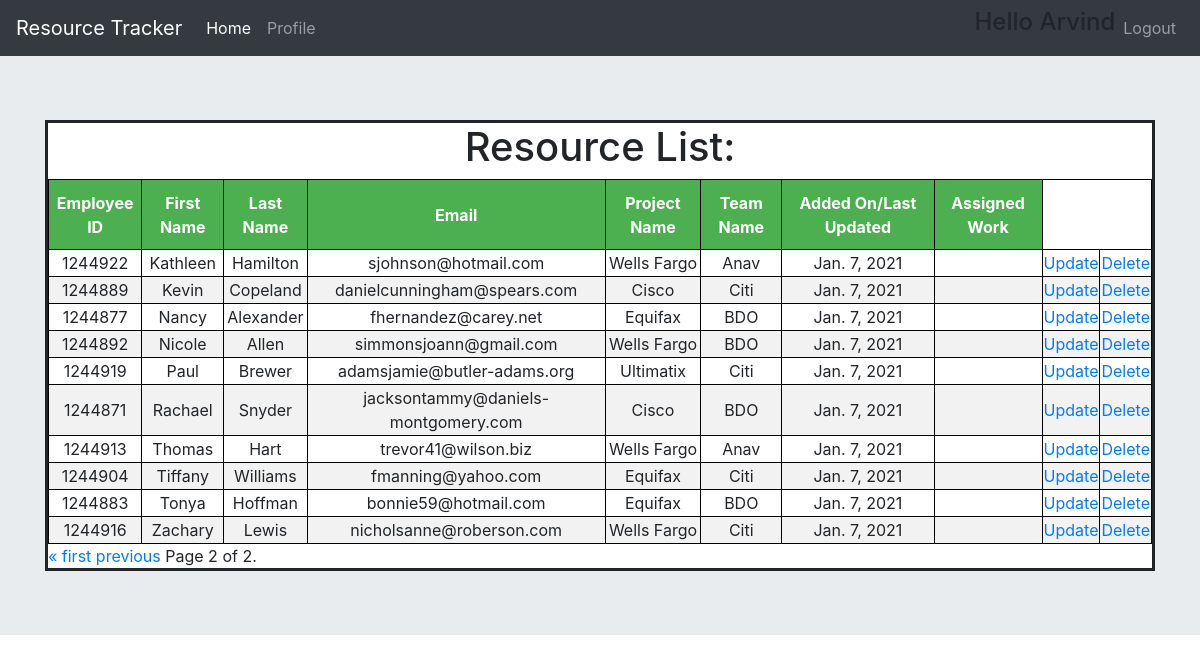
Page /resourcelist/?page=2 (signed in) on the earlier database version.
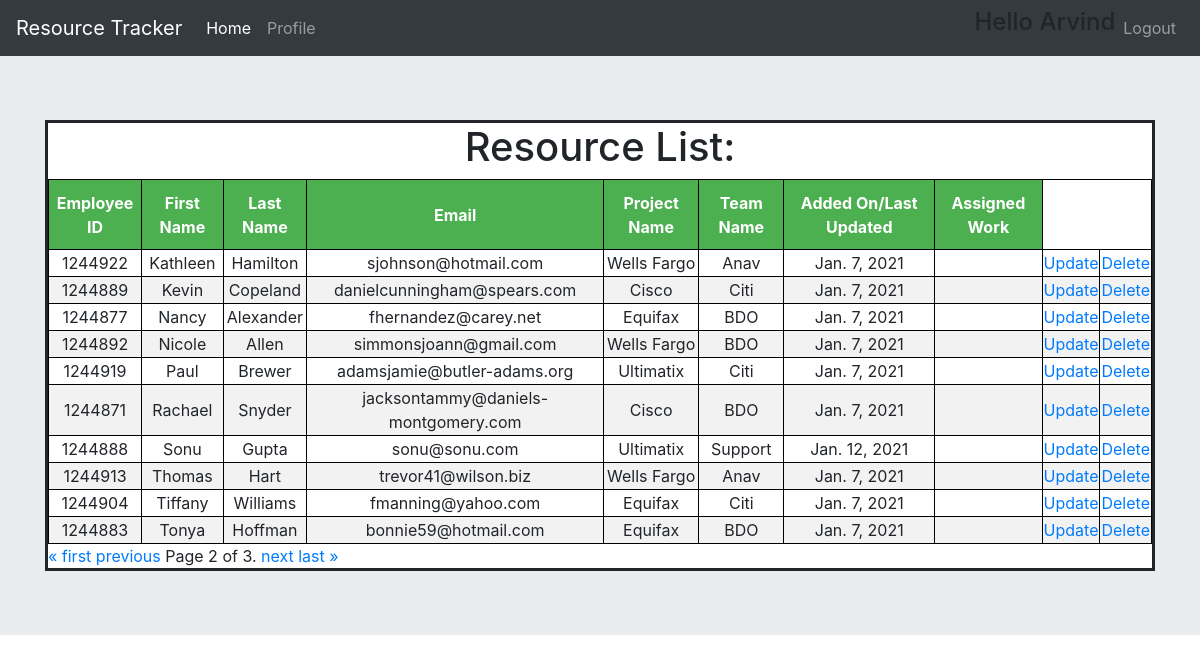
Same page on the later database version.
### resource/models.py (models this page shows, shortened)
class Resource(models.Model):
    first_name = models.CharField(max_length=50)
    last_name = models.CharField(max_length=50)
    employee_id = models.CharField(max_length=10)
    email_id = models.EmailField()
    project_name = models.CharField(max_length=30)
    team_name = models.CharField(max_length=30)
    added_on = models.DateField(auto_now=True)
    assigned_work = models.TextField(default='', null=True)

### resource/views.py (the view)
# urls.py: path('resourcelist/', views.view_resource, name='resourcelist'),
@login_required(login_url="/login")
def view_resource(request):
    resource_list = Resource.objects.order_by('first_name')
    paginator = Paginator(resource_list,10)
    page_number = request.GET.get('page')
    page_obj = paginator.get_page(page_number)
    try:
        resource_list = paginator.page(page_number)
    except PageNotAnInteger:
        resource_list = paginator.page(1)
    except EmptyPage:
        resource_list = paginator.page(paginator.num_pages)
    uname = request.session['uname'].capitalize()
    return render(request, 'resource/resourcelist.html',{'res_list': resource_list, 'page_obj': page_obj, 'uname': uname})

### resource/templates/resource/resourcelist.html (shortened to what this page needs)
<!DOCTYPE html>
{% extends 'resource/base.html' %}
{% load static %}
    {% block style %}
    <link rel="stylesheet" href="{% static 'resource/css/resourcelist.css' %}">
    {% endblock %}
    {% block div %}
    <li class="nav-item">
        <a class="nav-link" href="{% url 'profile' %}">Profile</a>
    </li>
    {% endblock %}
    {% block nav %}
    <ul class="navbar-nav navbar-right">
        <li class="nav-item">
            <h4>Hello {{uname}}</h4>
        </li>
        <li class="nav-item">
            <a class="nav-link" href="{% url 'logout' %}">Logout</a>
        </li>
    </ul>
    {% endblock %}
    {% block body %}
    <div class="jumbotron1">
        <h1>Resource List:</h1>
        {% if res_list %}
        <table>
            <thead>
            <th>Employee ID</th>
            <th>First Name</th>
            <th>Last Name</th>
            <th>Email</th>
            <th>Project Name</th>
            <th>Team Name</th>
            <th>Added On/Last Updated</th>
            <th>Assigned Work</th>
            </thead>
            {% for res in res_list %}
            <tr>
                <td>{{res.employee_id}}</a></td>
                <td>{{res.first_name}}</td>
                <td>{{res.last_name}}</td>
                <td>{{res.email_id}}</td>
                <td>{{res.project_name}}</td>
                <td>{{res.team_name}}</td>
                <td>{{res.added_on}}</td>
                <td>{{res.assigned_work}}</td>
                <td><a href="{% url 'update' id=res.employee_id %}">Update</td>
                <td><a href="{% url 'delete' id=res.employee_id %}">Delete</td>
            </tr>
            {% endfor %}
        </table>
        {% else %}
        <p>No Records Found!!!</p>
        {% endif %}
        <div class="pagination">
            <span class="step-links">
                {% if page_obj.has_previous %}
                <a href="?page=1">&laquo; first</a>
                <a href="?page={{ page_obj.previous_page_number }}">previous</a>
                {% endif %}
                <span class="current">
                    Page {{ page_obj.number }} of {{ page_obj.paginator.num_pages }}.
                </span>
                {% if page_obj.has_next %}
                <a href="?page={{ page_obj.next_page_number }}">next</a>
                <a href="?page={{ page_obj.paginator.num_pages }}">last &raquo;</a>
                {% endif %}
            </span>
        </div>
    </div>
    {% endblock %}

### resource/templates/resource/base.html (shortened to what this page needs)
<!doctype html>
{% load static %}
<html lang="en">
  <head>
    <link rel="stylesheet" href="https://cdn.jsdelivr.net/npm/bootstrap@4.5.3/dist/css/bootstrap.min.css">
    <link href="//cdn.bootcss.com/bootstrap-datetimepicker/4.17.44/css/bootstrap-datetimepicker.min.css" rel="stylesheet">
    <link rel="stylesheet" href="{% static 'resource/css/base.css'%}">
    {% block style %}{% endblock %}
  </head>
  <body>
        <nav class="navbar navbar-expand-lg navbar-dark bg-dark">
          <a class="navbar-brand" href="#">Resource Tracker</a>
          <div class="collapse navbar-collapse" id="navbarSupportedContent">
            <ul class="navbar-nav mr-auto">
              <li class="nav-item active">
                <a class="nav-link" href="/">Home <span class="sr-only">(current)</span></a>
              </li>
                {% block div %}
                {% endblock %}
            </ul>
            {% block nav %}
             {% endblock %}
          </div>
        </nav>
        <div class="jumbotron jumbotron-fluid">
          <div class="container">
            {% block body %}
            {% endblock %}
          </div>
        </div>
  </body>
</html>

### resource/static/resource/css/resourcelist.css (style rules this page uses)
.jumbotron1 { background: white; border-style: solid; text-align: center; }
table { width: 100%; }
th { height: 70px; background-color: #4CAF50; color: white; }
table, th, td { border: 1px solid black; }
tr:nth-child(even) { background-color: #f2f2f2; }

Differences in the rows shown:
no longer on this page (row unchanged): Resource: employee_id "1244916", first_name "Zachary", last_name "Lewis", email_id "nicholsanne@roberson.com", project_name "Wells Fargo", team_name "Citi", added_on "Jan. 7, 2021"
added Resource: employee_id "1244888", first_name "Sonu", last_name "Gupta", email_id "sonu@sonu.com", project_name "Ultimatix", team_name "Support", added_on "Jan. 12, 2021"
Other differences:
{{ page_obj.paginator.num_pages }}: "2" → "3"
text now shown: "next last »"
